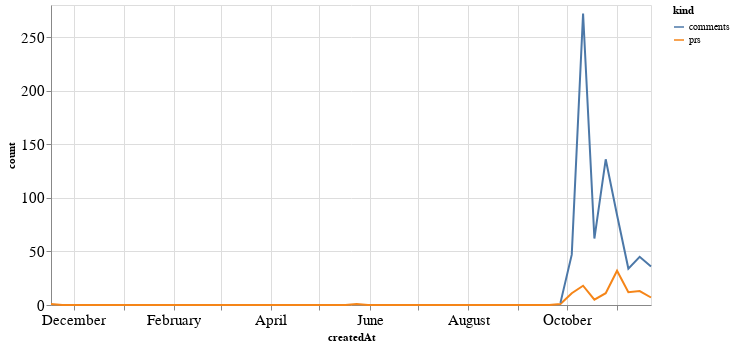

The notebook cell this image was saved under:
### Code cell
alt.Chart(total_time, width=600).mark_line().encode(
    x='createdAt',
    y='count',
    color='kind'
)

### Figure 1 — Vega-Lite specification as saved in the notebook (floating-point values rounded to 4 significant figures)
{"config": {"axisLeft": {"labelFontSize": 15}, "axisBottom": {"labelFontSize": 15}}, "data": {"name": "data-8e6c2e796a780c9a640286006101886a"}, "mark": "line", "encoding": {"color": {"type": "nominal", "field": "kind"}, "x": {"type": "temporal", "field": "createdAt"}, "y": {"type": "quantitative", "field": "count"}}, "width": 600, "$schema": "https://vega.github.io/schema/vega-lite/v4.8.1.json", "datasets": {"data-8e6c2e796a780c9a640286006101886a": [{"createdAt": "2019-11-17T00:00:00", "kind": "prs", "count": 1.0}, {"createdAt": "2019-11-24T00:00:00", "kind": "prs", "count": 0.0}, {"createdAt": "2019-12-01T00:00:00", "kind": "prs", "count": 0.0}, {"createdAt": "2019-12-08T00:00:00", "kind": "prs", "count": 0.0}, {"createdAt": "2019-12-15T00:00:00", "kind": "prs", "count": 0.0}, {"createdAt": "2019-12-22T00:00:00", "kind": "prs", "count": 0.0}, {"createdAt": "2019-12-29T00:00:00", "kind": "prs", "count": 0.0}, {"createdAt": "2020-01-05T00:00:00", "kind": "prs", "count": 0.0}, {"createdAt": "2020-01-12T00:00:00", "kind": "prs", "count": 0.0}, {"createdAt": "2020-01-19T00:00:00", "kind": "prs", "count": 0.0}, {"createdAt": "2020-01-26T00:00:00", "kind": "prs", "count": 0.0}, {"createdAt": "2020-02-02T00:00:00", "kind": "prs", "count": 0.0}, {"createdAt": "2020-02-09T00:00:00", "kind": "prs", "count": 0.0}, {"createdAt": "2020-02-16T00:00:00", "kind": "prs", "count": 0.0}, {"createdAt": "2020-02-23T00:00:00", "kind": "prs", "count": 0.0}, {"createdAt": "2020-03-01T00:00:00", "kind": "prs", "count": 0.0}, {"createdAt": "2020-03-08T00:00:00", "kind": "prs", "count": 0.0}, {"createdAt": "2020-03-15T00:00:00", "kind": "prs", "count": 0.0}, {"createdAt": "2020-03-22T00:00:00", "kind": "prs", "count": 0.0}, {"createdAt": "2020-03-29T00:00:00", "kind": "prs", "count": 0.0}, {"createdAt": "2020-04-05T00:00:00", "kind": "prs", "count": 0.0}, {"createdAt": "2020-04-12T00:00:00", "kind": "prs", "count": 0.0}, {"createdAt": "2020-04-19T00:00:00", "kind": "prs", "count": 0.0}, {"createdAt": "2020-04-26T00:00:00", "kind": "prs", "count": 0.0}, {"createdAt": "2020-05-03T00:00:00", "kind": "prs", "count": 0.0}, {"createdAt": "2020-05-10T00:00:00", "kind": "prs", "count": 0.0}, {"createdAt": "2020-05-17T00:00:00", "kind": "prs", "count": 0.0}, {"createdAt": "2020-05-24T00:00:00", "kind": "prs", "count": 1.0}, {"createdAt": "2020-05-31T00:00:00", "kind": "prs", "count": 0.0}, {"createdAt": "2020-06-07T00:00:00", "kind": "prs", "count": 0.0}, {"createdAt": "2020-06-14T00:00:00", "kind": "prs", "count": 0.0}, {"createdAt": "2020-06-21T00:00:00", "kind": "prs", "count": 0.0}, {"createdAt": "2020-06-28T00:00:00", "kind": "prs", "count": 0.0}, {"createdAt": "2020-07-05T00:00:00", "kind": "prs", "count": 0.0}, {"createdAt": "2020-07-12T00:00:00", "kind": "prs", "count": 0.0}, {"createdAt": "2020-07-19T00:00:00", "kind": "prs", "count": 0.0}, {"createdAt": "2020-07-26T00:00:00", "kind": "prs", "count": 0.0}, {"createdAt": "2020-08-02T00:00:00", "kind": "prs", "count": 0.0}, {"createdAt": "2020-08-09T00:00:00", "kind": "prs", "count": 0.0}, {"createdAt": "2020-08-16T00:00:00", "kind": "prs", "count": 0.0}, {"createdAt": "2020-08-23T00:00:00", "kind": "prs", "count": 0.0}, {"createdAt": "2020-08-30T00:00:00", "kind": "prs", "count": 0.0}, {"createdAt": "2020-09-06T00:00:00", "kind": "prs", "count": 0.0}, {"createdAt": "2020-09-13T00:00:00", "kind": "prs", "count": 0.0}, {"createdAt": "2020-09-20T00:00:00", "kind": "prs", "count": 0.0}, {"createdAt": "2020-09-27T00:00:00", "kind": "prs", "count": 1.0}, {"createdAt": "2020-10-04T00:00:00", "kind": "prs", "count": 11.0}, {"createdAt": "2020-10-11T00:00:00", "kind": "prs", "count": 18.0}, {"createdAt": "2020-10-18T00:00:00", "kind": "prs", "count": 5.0}, {"createdAt": "2020-10-25T00:00:00", "kind": "prs", "count": 11.0}, {"createdAt": "2020-11-01T00:00:00", "kind": "prs", "count": 32.0}, {"createdAt": "2020-11-08T00:00:00", "kind": "prs", "count": 12.0}, {"createdAt": "2020-11-15T00:00:00", "kind": "prs", "count": 13.0}, {"createdAt": "2020-11-22T00:00:00", "kind": "prs", "count": 7.0}, {"createdAt": "2019-11-17T00:00:00", "kind": "comments", "count": null}, {"createdAt": "2019-11-24T00:00:00", "kind": "comments", "count": null}, {"createdAt": "2019-12-01T00:00:00", "kind": "comments", "count": null}, {"createdAt": "2019-12-08T00:00:00", "kind": "comments", "count": null}, {"createdAt": "2019-12-15T00:00:00", "kind": "comments", "count": null}, {"createdAt": "2019-12-22T00:00:00", "kind": "comments", "count": null}, {"createdAt": "2019-12-29T00:00:00", "kind": "comments", "count": null}, {"createdAt": "2020-01-05T00:00:00", "kind": "comments", "count": null}, {"createdAt": "2020-01-12T00:00:00", "kind": "comments", "count": null}, {"createdAt": "2020-01-19T00:00:00", "kind": "comments", "count": null}, {"createdAt": "2020-01-26T00:00:00", "kind": "comments", "count": null}, {"createdAt": "2020-02-02T00:00:00", "kind": "comments", "count": null}, {"createdAt": "2020-02-09T00:00:00", "kind": "comments", "count": null}, {"createdAt": "2020-02-16T00:00:00", "kind": "comments", "count": null}, {"createdAt": "2020-02-23T00:00:00", "kind": "comments", "count": null}, {"createdAt": "2020-03-01T00:00:00", "kind": "comments", "count": null}, {"createdAt": "2020-03-08T00:00:00", "kind": "comments", "count": null}, {"createdAt": "2020-03-15T00:00:00", "kind": "comments", "count": null}, {"createdAt": "2020-03-22T00:00:00", "kind": "comments", "count": null}, {"createdAt": "2020-03-29T00:00:00", "kind": "comments", "count": null}, {"createdAt": "2020-04-05T00:00:00", "kind": "comments", "count": null}, {"createdAt": "2020-04-12T00:00:00", "kind": "comments", "count": null}, {"createdAt": "2020-04-19T00:00:00", "kind": "comments", "count": null}, {"createdAt": "2020-04-26T00:00:00", "kind": "comments", "count": null}, {"createdAt": "2020-05-03T00:00:00", "kind": "comments", "count": null}, {"createdAt": "2020-05-10T00:00:00", "kind": "comments", "count": null}, {"createdAt": "2020-05-17T00:00:00", "kind": "comments", "count": null}, {"createdAt": "2020-05-24T00:00:00", "kind": "comments", "count": null}, {"createdAt": "2020-05-31T00:00:00", "kind": "comments", "count": null}, {"createdAt": "2020-06-07T00:00:00", "kind": "comments", "count": null}, {"createdAt": "2020-06-14T00:00:00", "kind": "comments", "count": null}, {"createdAt": "2020-06-21T00:00:00", "kind": "comments", "count": null}, {"createdAt": "2020-06-28T00:00:00", "kind": "comments", "count": null}, {"createdAt": "2020-07-05T00:00:00", "kind": "comments", "count": null}, {"createdAt": "2020-07-12T00:00:00", "kind": "comments", "count": null}, {"createdAt": "2020-07-19T00:00:00", "kind": "comments", "count": null}, {"createdAt": "2020-07-26T00:00:00", "kind": "comments", "count": null}, {"createdAt": "2020-08-02T00:00:00", "kind": "comments", "count": null}, {"createdAt": "2020-08-09T00:00:00", "kind": "comments", "count": null}, {"createdAt": "2020-08-16T00:00:00", "kind": "comments", "count": null}, {"createdAt": "2020-08-23T00:00:00", "kind": "comments", "count": null}, {"createdAt": "2020-08-30T00:00:00", "kind": "comments", "count": null}, {"createdAt": "2020-09-06T00:00:00", "kind": "comments", "count": null}, {"createdAt": "2020-09-13T00:00:00", "kind": "comments", "count": null}, {"createdAt": "2020-09-20T00:00:00", "kind": "comments", "count": null}, {"createdAt": "2020-09-27T00:00:00", "kind": "comments", "count": 2.0}, {"createdAt": "2020-10-04T00:00:00", "kind": "comments", "count": 47.0}, {"createdAt": "2020-10-11T00:00:00", "kind": "comments", "count": 272.0}, {"createdAt": "2020-10-18T00:00:00", "kind": "comments", "count": 62.0}, {"createdAt": "2020-10-25T00:00:00", "kind": "comments", "count": 136.0}, {"createdAt": "2020-11-01T00:00:00", "kind": "comments", "count": 84.0}, {"createdAt": "2020-11-08T00:00:00", "kind": "comments", "count": 34.0}, {"createdAt": "2020-11-15T00:00:00", "kind": "comments", "count": 45.0}, {"createdAt": "2020-11-22T00:00:00", "kind": "comments", "count": 36.0}]}}
